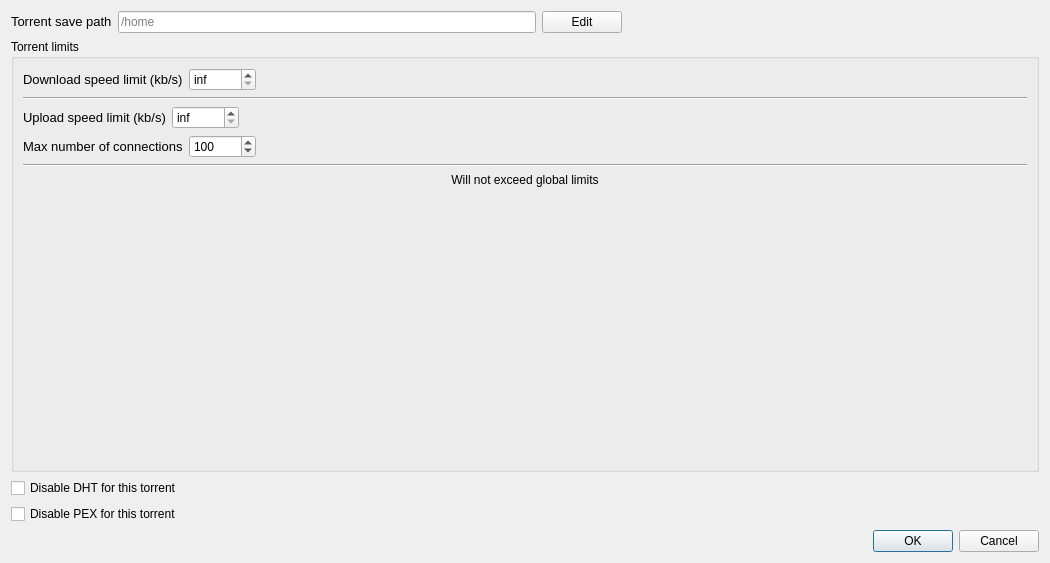
<?xml version="1.0" encoding="UTF-8"?>
<ui version="4.0">
 <class>TorrentSettingsDialog</class>
 <widget class="QDialog" name="TorrentSettingsDialog">
  <property name="geometry">
   <rect>
    <x>0</x>
    <y>0</y>
    <width>1050</width>
    <height>563</height>
   </rect>
  </property>
  <property name="windowTitle">
   <string>Dialog</string>
  </property>
  <layout class="QGridLayout" name="gridLayout_2">
   <item row="0" column="0">
    <layout class="QHBoxLayout" name="horizontalLayout">
     <item>
      <widget class="QLabel" name="savePathLabel">
       <property name="sizePolicy">
        <sizepolicy hsizetype="Preferred" vsizetype="Fixed">
         <horstretch>0</horstretch>
         <verstretch>0</verstretch>
        </sizepolicy>
       </property>
       <property name="font">
        <font>
         <pointsize>10</pointsize>
        </font>
       </property>
       <property name="text">
        <string>Torrent save path</string>
       </property>
      </widget>
     </item>
     <item>
      <widget class="QLineEdit" name="savePathLineEdit">
       <property name="readOnly">
        <bool>true</bool>
       </property>
       <property name="placeholderText">
        <string>/home</string>
       </property>
      </widget>
     </item>
     <item>
      <widget class="QPushButton" name="savePathButton">
       <property name="text">
        <string>Edit</string>
       </property>
      </widget>
     </item>
     <item>
      <spacer name="savePathSpacer">
       <property name="orientation">
        <enum>Qt::Orientation::Horizontal</enum>
       </property>
       <property name="sizeHint" stdset="0">
        <size>
         <width>40</width>
         <height>20</height>
        </size>
       </property>
      </spacer>
     </item>
    </layout>
   </item>
   <item row="1" column="0">
    <widget class="QGroupBox" name="groupBox">
     <property name="title">
      <string>Torrent limits</string>
     </property>
     <layout class="QGridLayout" name="gridLayout">
      <item row="0" column="0">
       <layout class="QHBoxLayout" name="horizontalLayout_2">
        <item>
         <widget class="QLabel" name="downloadLimitLabel">
          <property name="sizePolicy">
           <sizepolicy hsizetype="Preferred" vsizetype="Fixed">
            <horstretch>0</horstretch>
            <verstretch>0</verstretch>
           </sizepolicy>
          </property>
          <property name="font">
           <font>
            <pointsize>10</pointsize>
           </font>
          </property>
          <property name="text">
           <string>Download speed limit (kb/s)</string>
          </property>
         </widget>
        </item>
        <item>
         <widget class="QSpinBox" name="downloadLimitSpin">
          <property name="specialValueText">
           <string>inf</string>
          </property>
          <property name="maximum">
           <number>1000000000</number>
          </property>
          <property name="value">
           <number>0</number>
          </property>
         </widget>
        </item>
        <item>
         <spacer name="downloadLimitSpacer">
          <property name="orientation">
           <enum>Qt::Orientation::Horizontal</enum>
          </property>
          <property name="sizeHint" stdset="0">
           <size>
            <width>40</width>
            <height>20</height>
           </size>
          </property>
         </spacer>
        </item>
       </layout>
      </item>
      <item row="1" column="0">
       <widget class="Line" name="line">
        <property name="orientation">
         <enum>Qt::Orientation::Horizontal</enum>
        </property>
       </widget>
      </item>
      <item row="2" column="0">
       <layout class="QHBoxLayout" name="horizontalLayout_3">
        <item>
         <widget class="QLabel" name="uploadLimitLabel">
          <property name="sizePolicy">
           <sizepolicy hsizetype="Preferred" vsizetype="Fixed">
            <horstretch>0</horstretch>
            <verstretch>0</verstretch>
           </sizepolicy>
          </property>
          <property name="font">
           <font>
            <pointsize>10</pointsize>
           </font>
          </property>
          <property name="text">
           <string>Upload speed limit (kb/s)</string>
          </property>
         </widget>
        </item>
        <item>
         <widget class="QSpinBox" name="uploadLimitSpin">
          <property name="specialValueText">
           <string>inf</string>
          </property>
          <property name="maximum">
           <number>1000000000</number>
          </property>
         </widget>
        </item>
        <item>
         <spacer name="uploadLimitSpacer">
          <property name="orientation">
           <enum>Qt::Orientation::Horizontal</enum>
          </property>
          <property name="sizeHint" stdset="0">
           <size>
            <width>40</width>
            <height>20</height>
           </size>
          </property>
         </spacer>
        </item>
       </layout>
      </item>
      <item row="3" column="0">
       <layout class="QHBoxLayout" name="horizontalLayout_4">
        <item>
         <widget class="QLabel" name="maxNumOfConLabel">
          <property name="sizePolicy">
           <sizepolicy hsizetype="Preferred" vsizetype="Fixed">
            <horstretch>0</horstretch>
            <verstretch>0</verstretch>
           </sizepolicy>
          </property>
          <property name="font">
           <font>
            <pointsize>10</pointsize>
           </font>
          </property>
          <property name="text">
           <string>Max number of connections</string>
          </property>
         </widget>
        </item>
        <item>
         <widget class="QSpinBox" name="maxNumOfConBox">
          <property name="specialValueText">
           <string/>
          </property>
          <property name="minimum">
           <number>-1</number>
          </property>
          <property name="maximum">
           <number>1000000000</number>
          </property>
          <property name="value">
           <number>100</number>
          </property>
         </widget>
        </item>
        <item>
         <spacer name="uploadLimitSpacer_2">
          <property name="orientation">
           <enum>Qt::Orientation::Horizontal</enum>
          </property>
          <property name="sizeHint" stdset="0">
           <size>
            <width>40</width>
            <height>20</height>
           </size>
          </property>
         </spacer>
        </item>
       </layout>
      </item>
      <item row="4" column="0">
       <widget class="Line" name="line_2">
        <property name="orientation">
         <enum>Qt::Orientation::Horizontal</enum>
        </property>
       </widget>
      </item>
      <item row="5" column="0">
       <widget class="QLabel" name="globalLimitsLabel">
        <property name="text">
         <string>Will not exceed global limits</string>
        </property>
        <property name="alignment">
         <set>Qt::AlignmentFlag::AlignCenter</set>
        </property>
       </widget>
      </item>
      <item row="6" column="0">
       <spacer name="verticalSpacer">
        <property name="orientation">
         <enum>Qt::Orientation::Vertical</enum>
        </property>
        <property name="sizeType">
         <enum>QSizePolicy::Policy::Expanding</enum>
        </property>
        <property name="sizeHint" stdset="0">
         <size>
          <width>0</width>
          <height>0</height>
         </size>
        </property>
       </spacer>
      </item>
     </layout>
    </widget>
   </item>
   <item row="2" column="0">
    <widget class="QCheckBox" name="dhtCheckBox">
     <property name="text">
      <string>Disable DHT for this torrent</string>
     </property>
    </widget>
   </item>
   <item row="3" column="0">
    <widget class="QCheckBox" name="pexCheckBox">
     <property name="text">
      <string>Disable PEX for this torrent</string>
     </property>
    </widget>
   </item>
   <item row="4" column="0">
    <widget class="QDialogButtonBox" name="buttonBox">
     <property name="orientation">
      <enum>Qt::Orientation::Horizontal</enum>
     </property>
     <property name="standardButtons">
      <set>QDialogButtonBox::StandardButton::Cancel|QDialogButtonBox::StandardButton::Ok</set>
     </property>
    </widget>
   </item>
  </layout>
 </widget>
 <resources/>
 <connections>
  <connection>
   <sender>buttonBox</sender>
   <signal>accepted()</signal>
   <receiver>TorrentSettingsDialog</receiver>
   <slot>accept()</slot>
   <hints>
    <hint type="sourcelabel">
     <x>248</x>
     <y>254</y>
    </hint>
    <hint type="destinationlabel">
     <x>157</x>
     <y>274</y>
    </hint>
   </hints>
  </connection>
  <connection>
   <sender>buttonBox</sender>
   <signal>rejected()</signal>
   <receiver>TorrentSettingsDialog</receiver>
   <slot>reject()</slot>
   <hints>
    <hint type="sourcelabel">
     <x>316</x>
     <y>260</y>
    </hint>
    <hint type="destinationlabel">
     <x>286</x>
     <y>274</y>
    </hint>
   </hints>
  </connection>
 </connections>
</ui>
